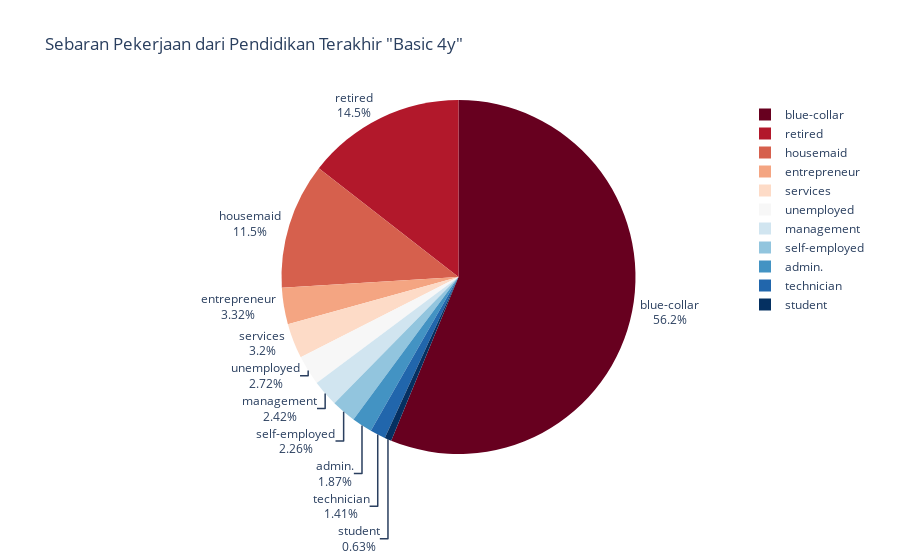

Notebook source saved alongside this figure:
### Code cell
figb4y = px.pie(basic4y, values=basic4y.values, names=basic4y.index, color_discrete_sequence=px.colors.sequential.RdBu,
                    title='Sebaran Pekerjaan dari Pendidikan Terakhir "Basic 4y"')
figb4y.update_traces(textposition='outside', textinfo='percent+label') 
figb4y.show()

### Figure 1 — Plotly figure (JSON) as saved in the notebook; plotly's stock layout.template omitted (floating-point values rounded to 4 significant figures)
{"data": [{"domain": {"x": [0, 1], "y": [0, 1]}, "hovertemplate": "job=%{label}<br>value=%{value}<extra></extra>", "labels": ["blue-collar", "retired", "housemaid", "entrepreneur", "services", "unemployed", "management", "self-employed", "admin.", "technician", "student"], "legendgroup": "", "name": "", "showlegend": true, "textinfo": "percent+label", "textposition": "outside", "type": "pie", "values": [2318, 597, 474, 137, 132, 112, 100, 93, 77, 58, 26]}], "layout": {"legend": {"tracegroupgap": 0}, "piecolorway": ["rgb(103,0,31)", "rgb(178,24,43)", "rgb(214,96,77)", "rgb(244,165,130)", "rgb(253,219,199)", "rgb(247,247,247)", "rgb(209,229,240)", "rgb(146,197,222)", "rgb(67,147,195)", "rgb(33,102,172)", "rgb(5,48,97)"], "title": {"text": "Sebaran Pekerjaan dari Pendidikan Terakhir \"Basic 4y\""}}}
